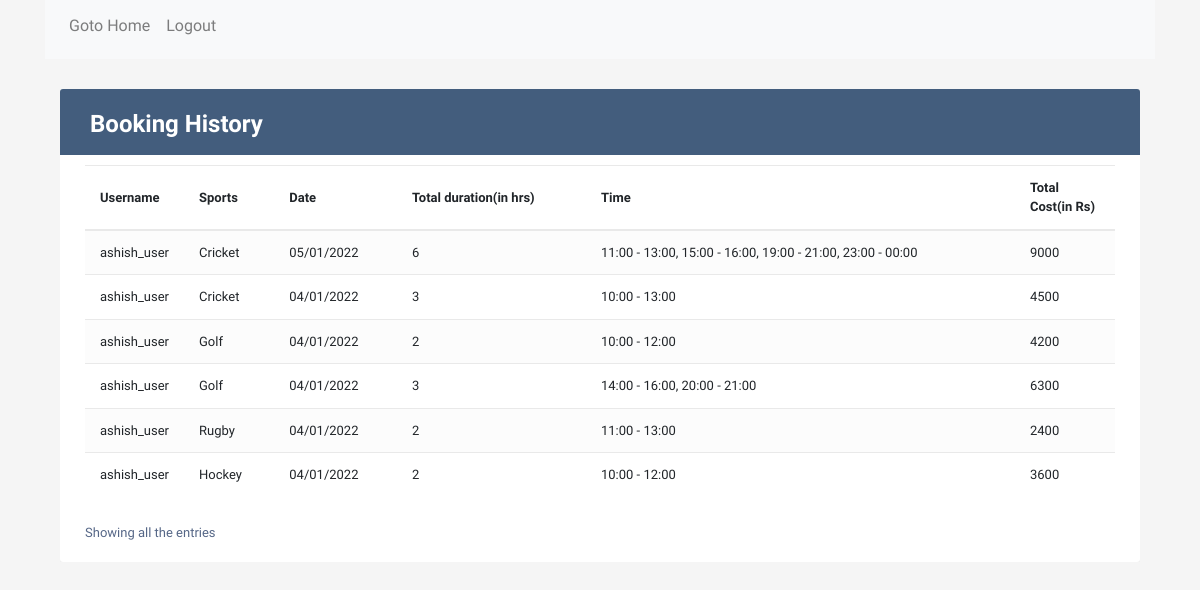
Before: /userbookinghistory (signed in) with the older database file.
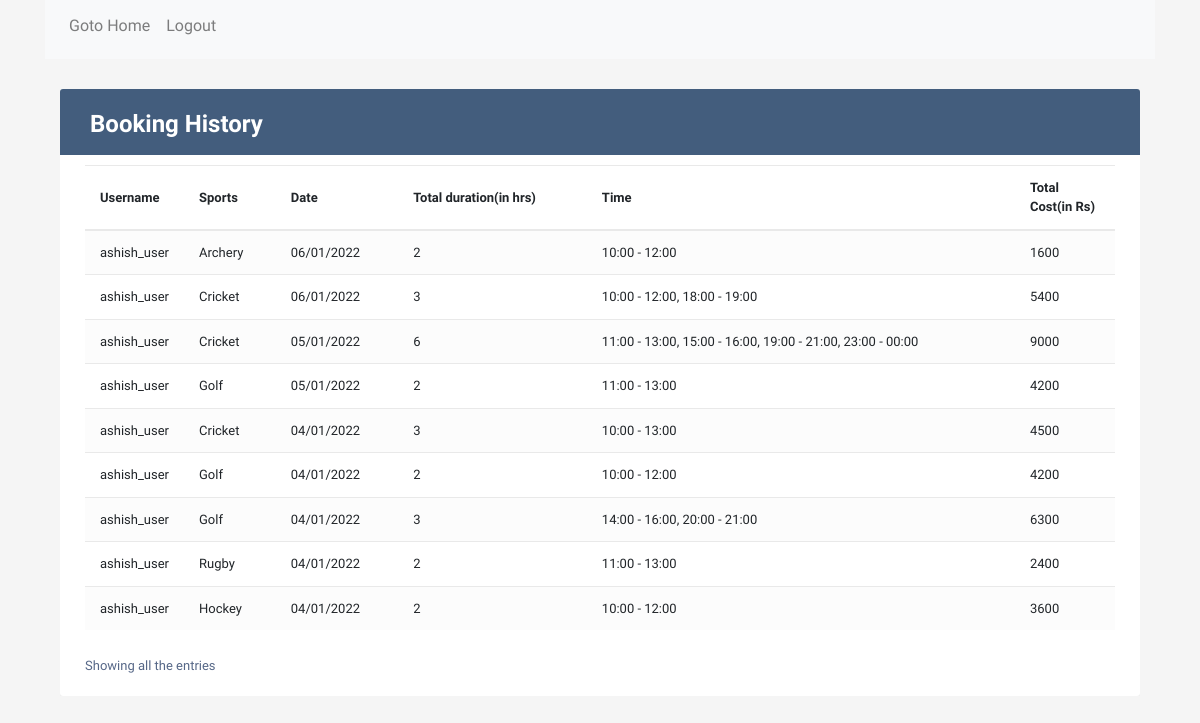
After: the same page with the newer database file.
### tables this page shows
CREATE TABLE booking (id INTEGER PRIMARY KEY AUTOINCREMENT, sportsId INTEGER, date DATETIME, duration INTEGER, "total cost" DECIMAL (7, 2), "customer username" TEXT, code TEXT, FOREIGN KEY (sportsId) REFERENCES sports (id));

CREATE TABLE sports(
    id INTEGER PRIMARY KEY,
    name TEXT UNIQUE,
    cost INTEGER,
    status TEXT,
    remarks TEXT
);

### app.py (the view)
@app.route('/userbookinghistory')
def userbookinghistory():
    conn = get_db_connection()
    try:
        filtered = conn.execute('SELECT b."customer username",s.name,b.date,b.duration,b."total cost",b.code FROM booking b,sports s where b.sportsid=s.id and  b."customer username" = ? order by b.date desc ', (session['username'],)).fetchall()
        return render_template('bookings.html',data=filtered)
    except:
        return render_template('bookings.html')
    finally:
        conn.close()

### app.py (called while the page is built)
def get_db_connection():
    conn = sqlite3.connect(os.path.join(BASE_DIR, 'database.db'))
    conn.row_factory = sqlite3.Row
    return conn

### templates/bookings.html (shortened to what this page needs)
{% extends 'base.html' %}
{%block content%}
<!DOCTYPE html>
<html lang="en">
<head>
<link rel="stylesheet" href="https://stackpath.bootstrapcdn.com/bootstrap/4.5.0/css/bootstrap.min.css">
<link rel="stylesheet" href="https://maxcdn.bootstrapcdn.com/font-awesome/4.7.0/css/font-awesome.min.css">
</head>
<nav class="navbar navbar-expand-md navbar-light bg-light">
	<div class="collapse navbar-collapse" id="navbarNav">
		<ul class="navbar-nav">
			<div class="collapse navbar-collapse" id="navbarNav">
				<ul class="navbar-nav">
				<li class="nav-item">
					<a class="nav-link" href="{{url_for('userhome')}}"><h6>Goto Home</h6></a>
				</li>
				<li class="nav-item">
					<a class="nav-link" href="{{url_for('logout')}}"><h6>Logout</h6></a>
				</li>
				</ul>
			</div>
		</ul>
	</div>
</nav>
<body>
<div class="container-xl">
	<div class="table-responsive">
		<div class="table-wrapper">
			<div class="table-title">
				<div class="row ">
					<div class="col-sm-6">
						<h2><b>Booking History</b></h2>
					</div>
				</div>
			</div>
			<table class="table table-striped table-hover">
				<thead>
					<tr>
						<th>Username</th>
						<th>Sports</th>
						<th>Date</th>
                        <th>Total duration(in hrs)</th>
						<th>Time</th>
						<th>Total Cost(in Rs)</th>
					</tr>
				</thead>
				<tbody>
					{% for row in data %}
					<tr>
						<td>{{row[0]}}</td>
						<td>{{row[1]}}</td>
						<td>{{row[2]}}</td>
						<td>{{row[3]}}</td>
						<td>{{timecal(row[5].split(','))}}</td>
						<td>{{row[4]}}</td>
					</tr>
					{% endfor %}
				</tbody>
			</table>
			<div class="clearfix">
				<div class="hint-text">Showing all the entries</div>
			</div>
		</div>
	</div>
</div>
</body>
</html>
{% endblock %}

### templates/base.html (shortened to what this page needs)
<!doctype html>
<html lang="en">
  <head>
    <link rel="stylesheet" href="https://cdnjs.cloudflare.com/ajax/libs/font-awesome/5.15.3/css/all.min.css">
    <link rel="stylesheet" href="https://mdbcdn.b-cdn.net/wp-content/themes/mdbootstrap4/docs-app/css/dist/mdb5/standard/compiled.min.css">
    <link rel="stylesheet" href="https://mdbcdn.b-cdn.net/wp-content/themes/mdbootstrap4/docs-app/css/dist/mdb5/plugins/all.min.css">
    <link rel="stylesheet" id="roboto-subset.css-css" href="https://mdbcdn.b-cdn.net/wp-content/themes/mdbootstrap4/docs-app/css/mdb5/fonts/roboto-subset.css?ver=3.9.0-update.5" type="text/css" media="all">
    <link rel="stylesheet" href="https://stackpath.bootstrapcdn.com/bootstrap/4.3.1/css/bootstrap.min.css">
  </head>
  <body>
    <div class="container">
        {% block content %} {% endblock %}
    </div>
  </body>
</html>

### templates/bookings.html (style rules this page uses)
body { color: #566787; background: #f5f5f5; font-family: 'Varela Round', sans-serif; font-size: 13px; }
.table-responsive { margin: 30px 0; }
.table-wrapper { background: #fff; padding: 20px 25px; border-radius: 3px; min-width: 1000px; box-shadow: 0 1px 1px rgba(0,0,0,.05); }
.table-title { padding-bottom: 15px; background: #435d7d; color: #fff; padding: 16px 30px; min-width: 100%; margin: -20px -25px 10px; border-radius: 3px 3px 0 0; }
.table-title h2 { margin: 5px 0 0; font-size: 24px; }
table.table tr th, table.table tr td { border-color: #e9e9e9; padding: 12px 15px; vertical-align: middle; }
table.table tr th:first-child { width: 60px; }
table.table tr th:last-child { width: 100px; }
table.table-striped tbody tr:nth-of-type(odd) { background-color: #fcfcfc; }
.hint-text { float: left; margin-top: 10px; font-size: 13px; }

Changed rows visible on the page:
added booking: customer username "ashish_user", name "Archery", date "06/01/2022", duration "2", code "10:00 - 12:00", total cost "1600"
added booking: customer username "ashish_user", name "Cricket", date "06/01/2022", duration "3", code "10:00 - 12:00, 18:00 - 19:00", total cost "5400"
added booking: customer username "ashish_user", name "Golf", date "05/01/2022", duration "2", code "11:00 - 13:00", total cost "4200"
